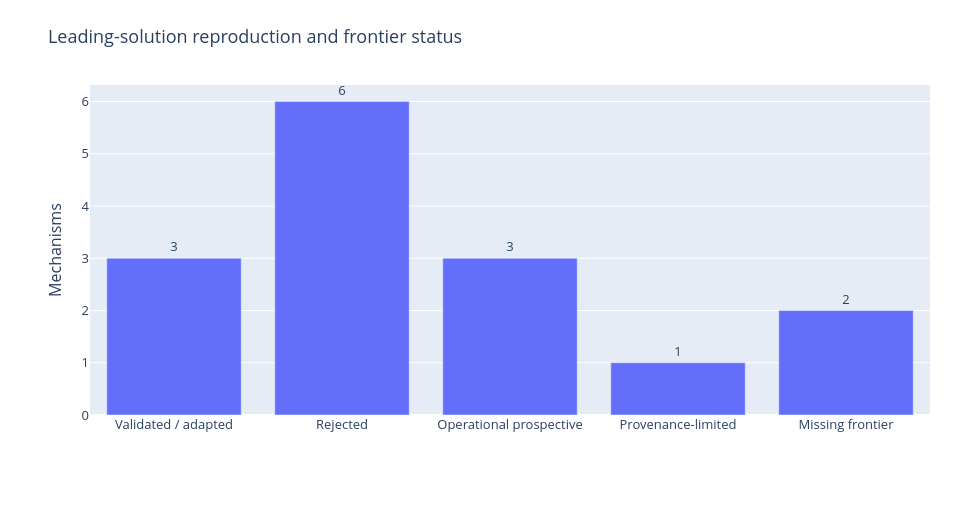

This figure's notebook cell:
### Markdown cell above
## 6. Leading-solution reproduction matrix
A mechanism is not marked recreated merely because it was discussed. The public matrix distinguishes validated adaptations, rejected reproductions, operational prospective infrastructure, provenance-limited adaptations, and missing frontier capabilities.

### Code cell
from collections import Counter
status=Counter(x['status'] for x in m)
groups={'Validated / adapted':sum(status[k] for k in ['ADAPTED_VALIDATED','VALIDATED_HISTORICALLY']),'Rejected':status['REJECTED'],'Operational prospective':sum(status[k] for k in ['OPERATIONAL','OPERATIONAL_GATED','OPERATIONAL_PARTIAL']),'Provenance-limited':status['ADAPTED_PROVENANCE_LIMITED'],'Missing frontier':status['MISSING_FRONTIER']}
chart('frontier_status','Leading-solution reproduction and frontier status',list(groups),list(groups.values()),'Mechanisms')
display(pd.DataFrame(m)[['mechanism','status','public_note']])

### Figure 1 — Plotly figure (JSON) as saved in the notebook; plotly's stock layout.template omitted (floating-point values rounded to 4 significant figures)
{"data": [{"text": ["3", "6", "3", "1", "2"], "textposition": "outside", "type": "bar", "x": ["Validated / adapted", "Rejected", "Operational prospective", "Provenance-limited", "Missing frontier"], "y": [3.0, 6.0, 3.0, 1.0, 2.0]}], "layout": {"font": {"size": 13}, "height": 530, "margin": {"b": 115, "l": 90, "r": 30, "t": 85}, "title": {"text": "Leading-solution reproduction and frontier status"}, "width": 960, "xaxis": {"type": "category"}, "yaxis": {"title": {"text": "Mechanisms"}}}}
